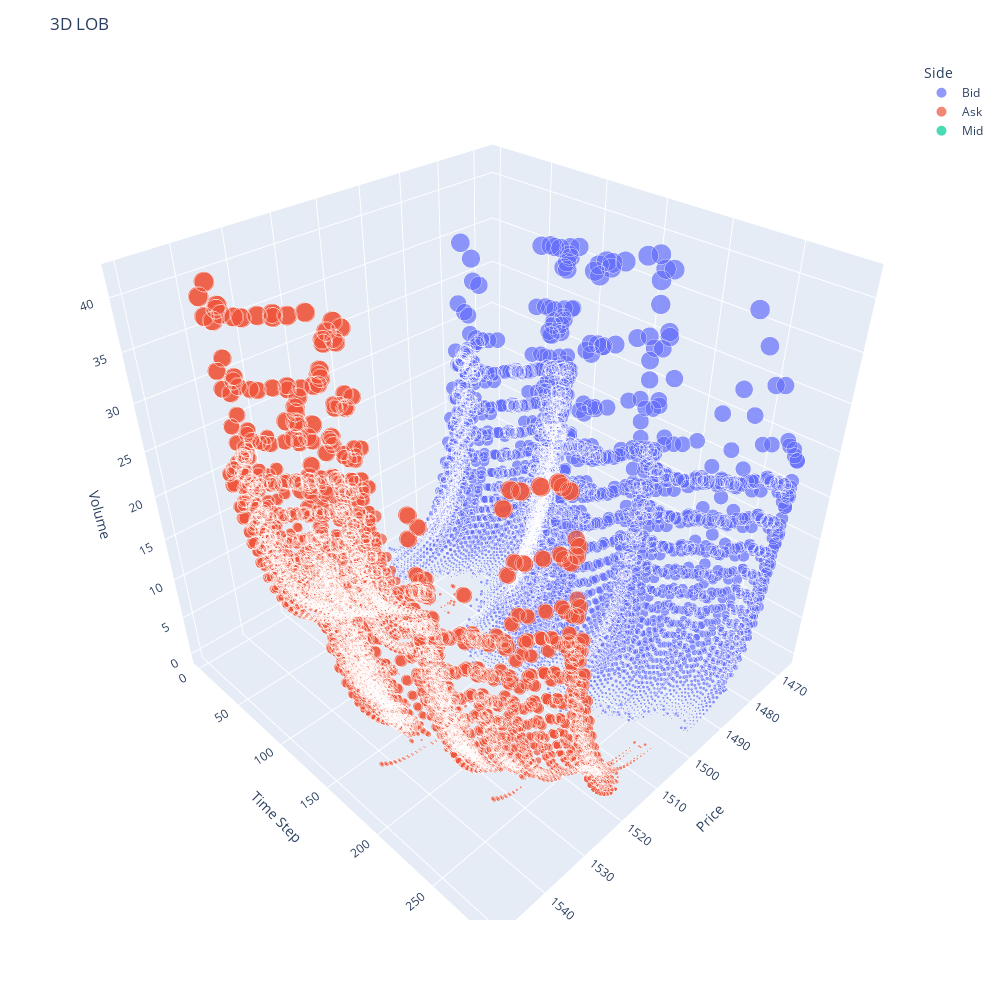

The cell this chart's notebook holds for it:
### Code cell
# 3D plot of LOB
fig = px.scatter_3d(
  df,
  x="Price",
  y="Time Step",
  z="Volume",
  color="Side",
  size="Volume",
)

fig.update_layout(
  title="3D LOB",
  autosize=False,
  width=1000,
  height=1000,
)

fig.show()

### Figure 1 — Plotly figure (JSON) as saved in the notebook; plotly's stock layout.template omitted (floating-point values rounded to 4 significant figures; data arrays with more than 128 entries replaced by an {"elided": "..."} marker saying what was removed)
{"data": [{"hovertemplate": "Side=Bid<br>Price=%{x}<br>Time Step=%{y}<br>Volume=%{marker.size}<extra></extra>", "legendgroup": "Bid", "marker": {"color": "#636efa", "size": {"elided": "6272 float values"}, "sizemode": "area", "sizeref": 0.104, "symbol": "circle"}, "mode": "markers", "name": "Bid", "scene": "scene", "showlegend": true, "type": "scatter3d", "x": {"elided": "6272 float values"}, "y": {"elided": "6272 int values"}, "z": {"elided": "6272 float values"}}, {"hovertemplate": "Side=Ask<br>Price=%{x}<br>Time Step=%{y}<br>Volume=%{marker.size}<extra></extra>", "legendgroup": "Ask", "marker": {"color": "#EF553B", "size": {"elided": "5768 float values"}, "sizemode": "area", "sizeref": 0.104, "symbol": "circle"}, "mode": "markers", "name": "Ask", "scene": "scene", "showlegend": true, "type": "scatter3d", "x": {"elided": "5768 float values"}, "y": {"elided": "5768 int values"}, "z": {"elided": "5768 float values"}}, {"hovertemplate": "Side=Mid<br>Price=%{x}<br>Time Step=%{y}<br>Volume=%{marker.size}<extra></extra>", "legendgroup": "Mid", "marker": {"color": "#00cc96", "size": {"elided": "290 float values"}, "sizemode": "area", "sizeref": 0.104, "symbol": "circle"}, "mode": "markers", "name": "Mid", "scene": "scene", "showlegend": true, "type": "scatter3d", "x": {"elided": "290 null values"}, "y": {"elided": "290 int values"}, "z": {"elided": "290 float values"}}], "layout": {"autosize": false, "height": 1000, "legend": {"itemsizing": "constant", "title": {"text": "Side"}, "tracegroupgap": 0}, "margin": {"t": 60}, "scene": {"domain": {"x": [0, 1], "y": [0, 1]}, "xaxis": {"title": {"text": "Price"}}, "yaxis": {"title": {"text": "Time Step"}}, "zaxis": {"title": {"text": "Volume"}}}, "title": {"text": "3D LOB"}, "width": 1000}}
